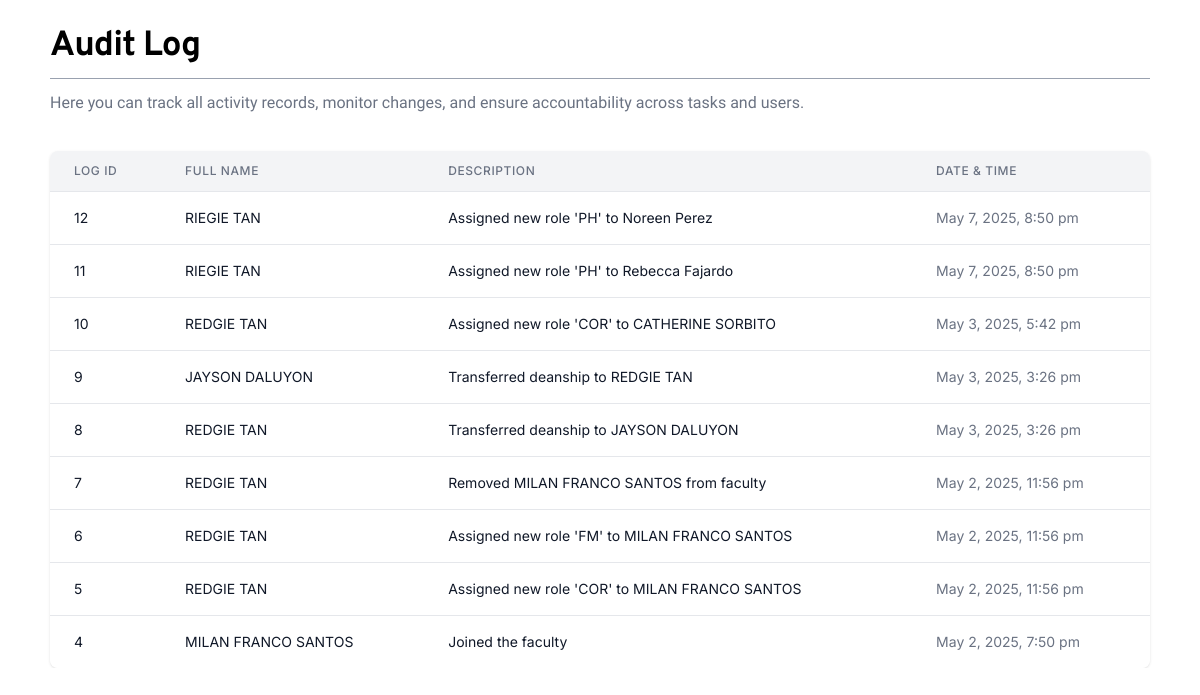
Page /main/auditlog/audit_log_frame.php (signed in) on the earlier database version.
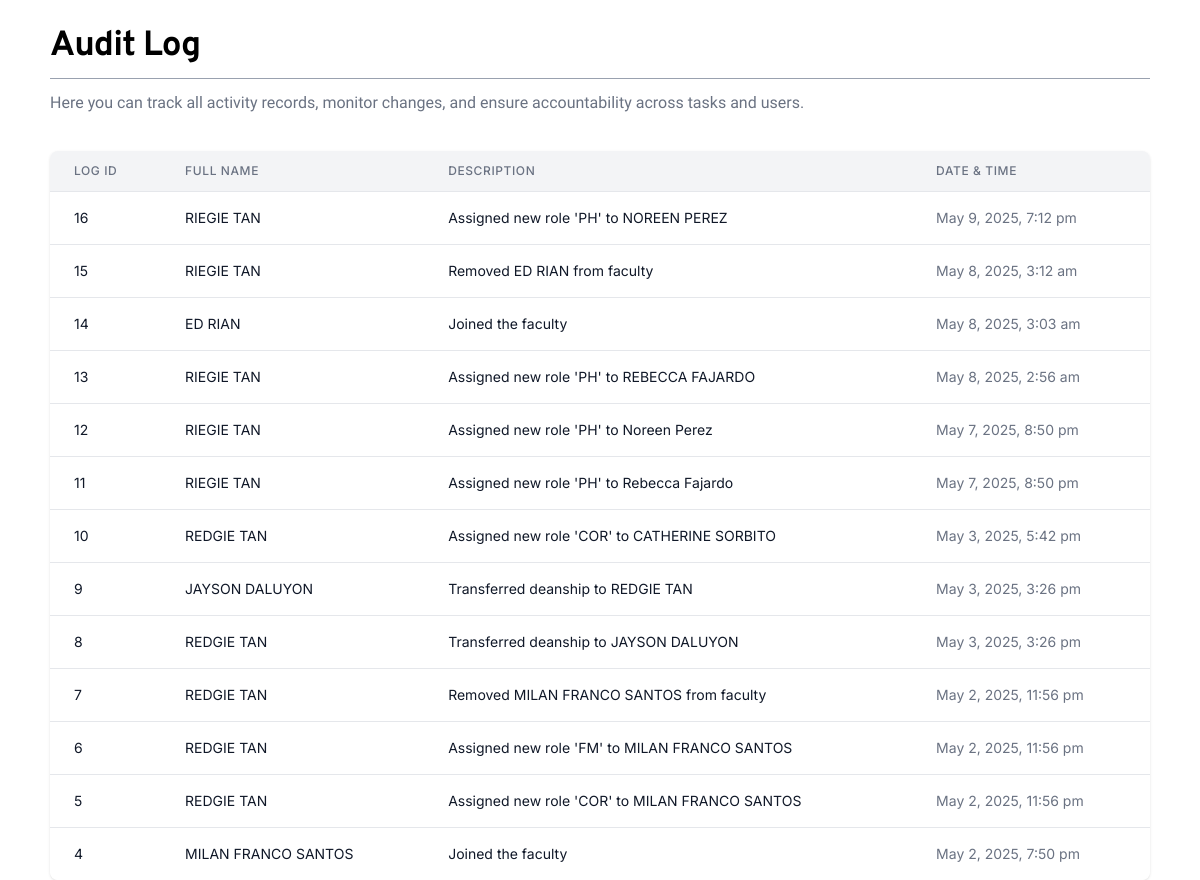
Same page on the later database version.
### tables this page shows
CREATE TABLE `auditlog` (
  `AuditLogID` int(11) NOT NULL AUTO_INCREMENT,
  `FacultyID` int(11) DEFAULT NULL,
  `PersonnelID` int(11) DEFAULT NULL,
  `FullName` varchar(100) NOT NULL,
  `Description` text NOT NULL,
  `LogDateTime` datetime NOT NULL DEFAULT current_timestamp(),
  PRIMARY KEY (`AuditLogID`),
  KEY `FacultyID` (`FacultyID`),
  KEY `PersonnelID` (`PersonnelID`),
  CONSTRAINT `fk_auditlog_faculty` FOREIGN KEY (`FacultyID`) REFERENCES `faculties` (`FacultyID`) ON DELETE SET NULL,
  CONSTRAINT `fk_auditlog_personnel` FOREIGN KEY (`PersonnelID`) REFERENCES `personnel` (`PersonnelID`) ON DELETE SET NULL
);

### main/auditlog/audit_log_frame.php (the view, shortened to what this page needs)
<?php
$conn = new mysqli("localhost", "root", "", "cms");
$accountID = $_SESSION['AccountID'];
$sql = "SELECT personnel.FacultyID, faculties.Faculty
        FROM personnel
        JOIN faculties ON personnel.FacultyID = faculties.FacultyID
        WHERE personnel.AccountID = ?";
$stmt = $conn->prepare($sql);
$stmt->bind_param("i", $accountID);
$stmt->execute();
$result = $stmt->get_result();
if ($result && $result->num_rows > 0) {
    $row = $result->fetch_assoc();
    $facultyID = $row['FacultyID'];
} else {
    $facultyName = "No Faculty Assigned";
}
$auditLogs = [];
if (!empty($facultyID)) {
    $logQuery = "SELECT AuditLogID, FullName, Description, LogDateTime
             FROM auditlog
             WHERE FacultyID = ?
             ORDER BY LogDateTime DESC";
    $logStmt = $conn->prepare($logQuery);
    $logStmt->bind_param("i", $facultyID);
    $logStmt->execute();
    $logResult = $logStmt->get_result();
    while ($logRow = $logResult->fetch_assoc()) {
        $auditLogs[] = $logRow;
    }
}
?>
<!DOCTYPE html>
<html lang="en">
<head>
    <link href="../../src/tailwind/output.css" rel="stylesheet" />
</head>
<body>
<div class="flex-1 flex flex-col px-[50px] pt-[15px] overflow-y-auto">
    <h1 class="py-[5px] text-[35px] tracking-tight font-overpass font-bold">Audit Log</h1>
    <hr class="border-gray-400">
    <p class="text-gray-500 mt-3 mb-5 font-onest">
    Here you can track all activity records, monitor changes, and ensure accountability across tasks and users.
    </p>
    <div class="w-full overflow-auto bg-white shadow rounded-lg mt-4">
    <table class="min-w-full divide-y divide-gray-200">
        <thead class="bg-gray-100">
            <tr>
                <th class="px-6 py-3 text-left text-xs font-medium text-gray-500 uppercase tracking-wider">Log ID</th>
                <th class="px-6 py-3 text-left text-xs font-medium text-gray-500 uppercase tracking-wider">Full Name</th>
                <th class="px-6 py-3 text-left text-xs font-medium text-gray-500 uppercase tracking-wider">Description</th>
                <th class="px-6 py-3 text-left text-xs font-medium text-gray-500 uppercase tracking-wider">Date & Time</th>
            </tr>
        </thead>
        <tbody class="bg-white divide-y divide-gray-200">
            <?php if (!empty($auditLogs)): ?>
                <?php foreach ($auditLogs as $log): ?>
                    <tr>
                        <td class="px-6 py-4 text-sm text-gray-900"><?php echo $log['AuditLogID']; ?></td>
                        <td class="px-6 py-4 text-sm text-gray-900"><?php echo htmlspecialchars($log['FullName']); ?></td>
                        <td class="px-6 py-4 text-sm text-gray-900"><?php echo htmlspecialchars($log['Description']); ?></td>
                        <td class="px-6 py-4 text-sm text-gray-500"><?php echo date('F j, Y, g:i a', strtotime($log['LogDateTime'])); ?></td>
                    </tr>
                <?php endforeach; ?>
            <?php else: ?>
                <tr>
                    <td colspan="4" class="px-6 py-4 text-center text-sm text-gray-500">No audit log entries found for this faculty.</td>
                </tr>
            <?php endif; ?>
        </tbody>
    </table>
</div>
    </div>
</body>
</html>

### main/auditlog/audit_log_frame.php (style rules this page uses)
body { font-family: 'Inter', sans-serif; }
.font-overpass { font-family: 'Overpass', sans-serif; }
.font-onest { font-family: 'Onest', sans-serif; }

Differences in the rows shown:
added auditlog: AuditLogID "16", FullName "RIEGIE TAN", Description "Assigned new role 'PH' to NOREEN PEREZ", LogDateTime "May 9, 2025, 7:12 pm"
added auditlog: AuditLogID "15", FullName "RIEGIE TAN", Description "Removed ED RIAN from faculty", LogDateTime "May 8, 2025, 3:12 am"
added auditlog: AuditLogID "14", FullName "ED RIAN", Description "Joined the faculty", LogDateTime "May 8, 2025, 3:03 am"
added auditlog: AuditLogID "13", FullName "RIEGIE TAN", Description "Assigned new role 'PH' to REBECCA FAJARDO", LogDateTime "May 8, 2025, 2:56 am"
